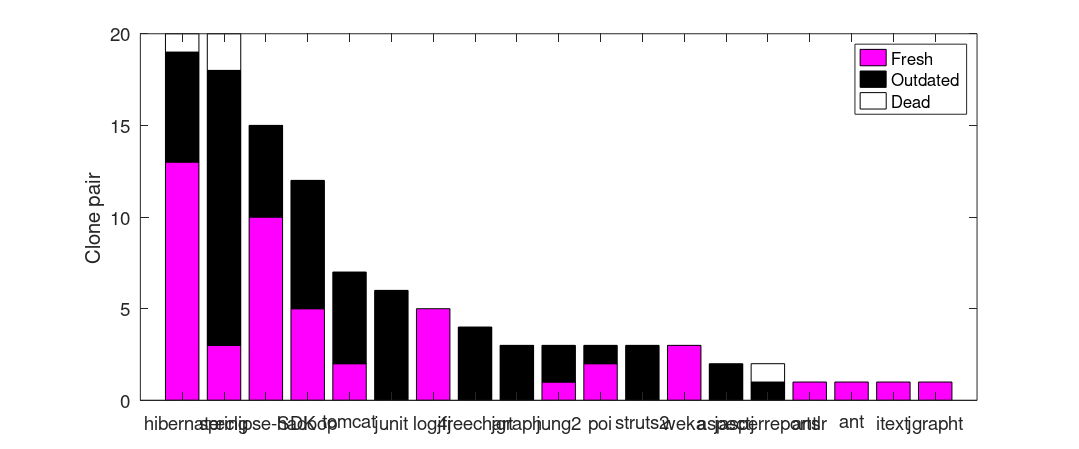

Here is the MATLAB script that generated this plot:
y = [13	6 1;
3	15	2;
10	5	0;
5	7	0;
2	5	0;
0	6	0;
5	0	0;
0	4	0;
0	3	0;
1	2	0;
2	1	0;
0	3	0;
3	0	0;
0	2	0;
0	1	1;
1	0	0;
1	0	0;
1	0	0;
1	0	0];
bar(y,'stacked')

P=findobj(gca,'type','patch');
C=['w','k','m','g']; % make a colors list 
for n=1:length(P) 
set(P(n),'facecolor',C(n));
end

xticks([1 2 3 4 5 6 7 8 9 10 11 12 13 14 15 16 17 18 19])
xticklabels({'hibernate', 'spring', 'eclipse-SDK', 'hadoop', 'tomcat', ...
    'junit', 'log4j', 'jfreechart', 'jgraph', 'jung2', 'poi', 'struts2', ... 
    'weka', 'aspectj', 'jasperreports', 'antlr', 'ant', 'itext', 'jgrapht'})
%xlabel('Project','FontSize',15)
ylabel('Clone pair','FontSize',15)
t_legend=legend('Fresh', 'Outdated', 'Dead');
set(t_legend,'FontSize',15);
set(gca,'FontSize',15);
set(gca,'XTickLabelRotation',45)
box on

h=gcf;
set(h,'PaperPositionMode','auto');         
set(h,'PaperOrientation','landscape');
set(h,'Position',[50 50 1200 500]);
print('freshness','-dpdf','-bestfit')